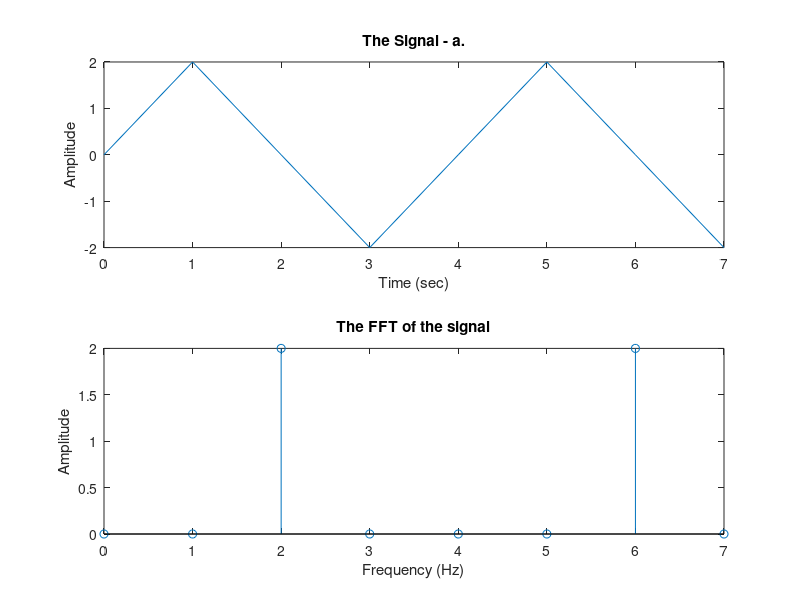
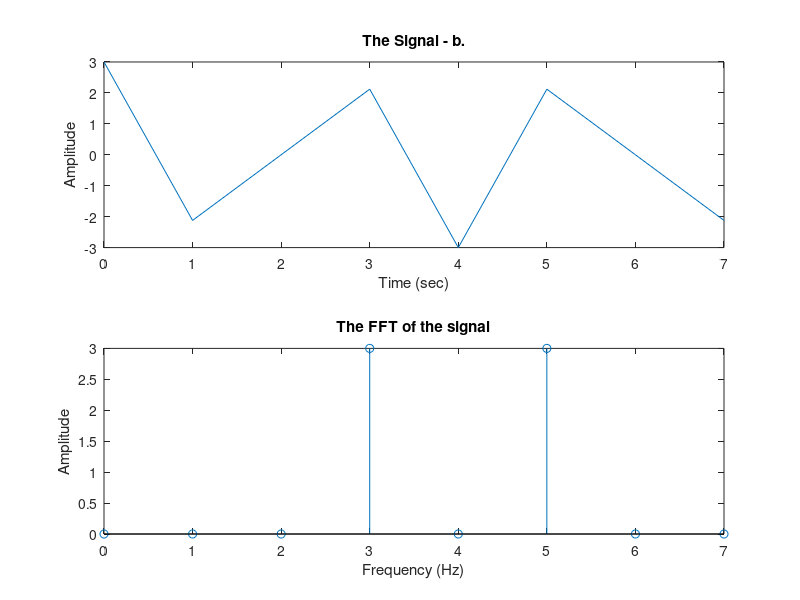
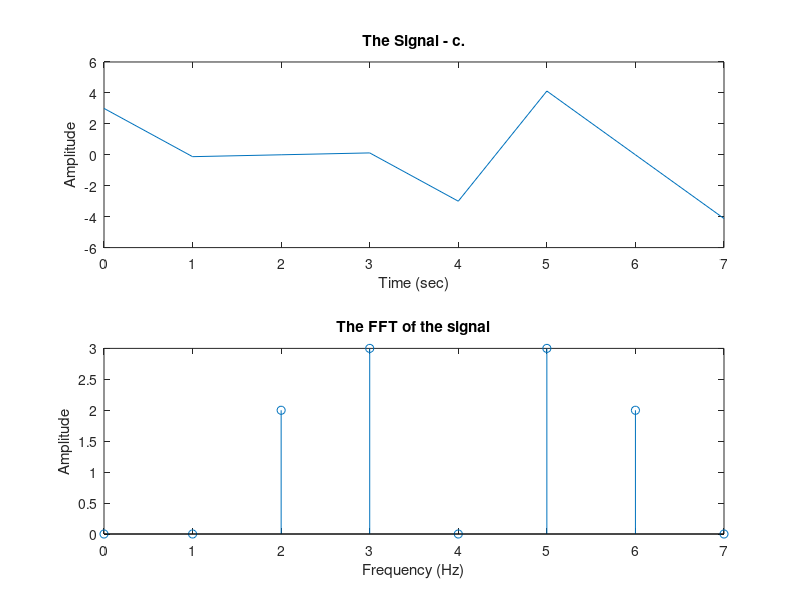
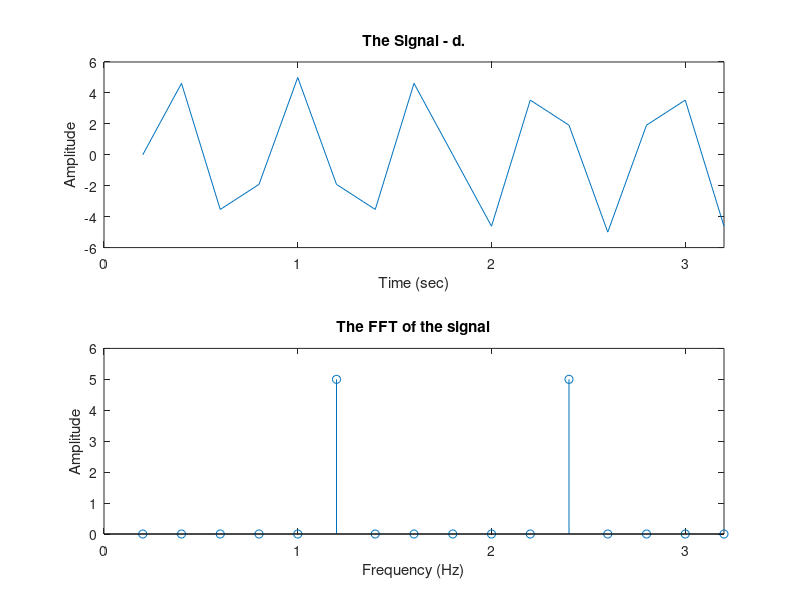

Here is the MATLAB script that generated these plots, in order:
%% question 2
Fs = 8; N = 1; t = 0:(1/Fs):N-(1/Fs);
%% a.
x = 2*sin(2*pi*t*2);
X = fft(x)/(length(x)/2);
figure(1);subplot(2,1,1); plot(x); title('The Signal - a.'); xlabel('Time (sec)'); ylabel('Amplitude'); xticklabels(0:length(x)-1);
figure(1);subplot(2,1,2); stem(abs(X)); title('The FFT of the signal'); xlabel('Frequency (Hz)'); ylabel('Amplitude'); xticklabels(0:length(x)-1);
saveas(gcf,'2a.jpg')
%% b.
x = 3*cos(2*pi*t*3);
X = fft(x)/(length(x)/2);
figure(2);subplot(2,1,1); plot(x); title('The Signal - b.'); xlabel('Time (sec)'); ylabel('Amplitude'); xticklabels(0:length(x)-1);
figure(2);subplot(2,1,2); stem(abs(X)); title('The FFT of the signal'); xlabel('Frequency (Hz)'); ylabel('Amplitude'); xticklabels(0:length(x)-1);
saveas(gcf,'2b.jpg')
%% c.
x = 2*sin(2*pi*t*2)+3*cos(2*pi*t*3);
X = fft(x)/(length(x)/2);
figure(3);subplot(2,1,1); plot(x); title('The Signal - c.'); xlabel('Time (sec)'); ylabel('Amplitude'); xticklabels(0:length(x)-1);
figure(3);subplot(2,1,2); stem(abs(X)); title('The FFT of the signal'); xlabel('Frequency (Hz)'); ylabel('Amplitude'); xticklabels(0:length(x)-1);
saveas(gcf,'2c.jpg')
%% d.
Fs = 16; N = 1; t = 0:(1/Fs):N-(1/Fs);
x = 5*sin(2*pi*t*5);
X = fft(x)/(length(x)/2);
figure(4);subplot(2,1,1); plot(x); title('The Signal - d.'); xlabel('Time (sec)'); ylabel('Amplitude'); xticklabels(0:length(x)-1);
figure(4);subplot(2,1,2); stem(abs(X)); title('The FFT of the signal'); xlabel('Frequency (Hz)'); ylabel('Amplitude'); xticklabels(0:length(x)-1);
saveas(gcf,'2d.jpg')
